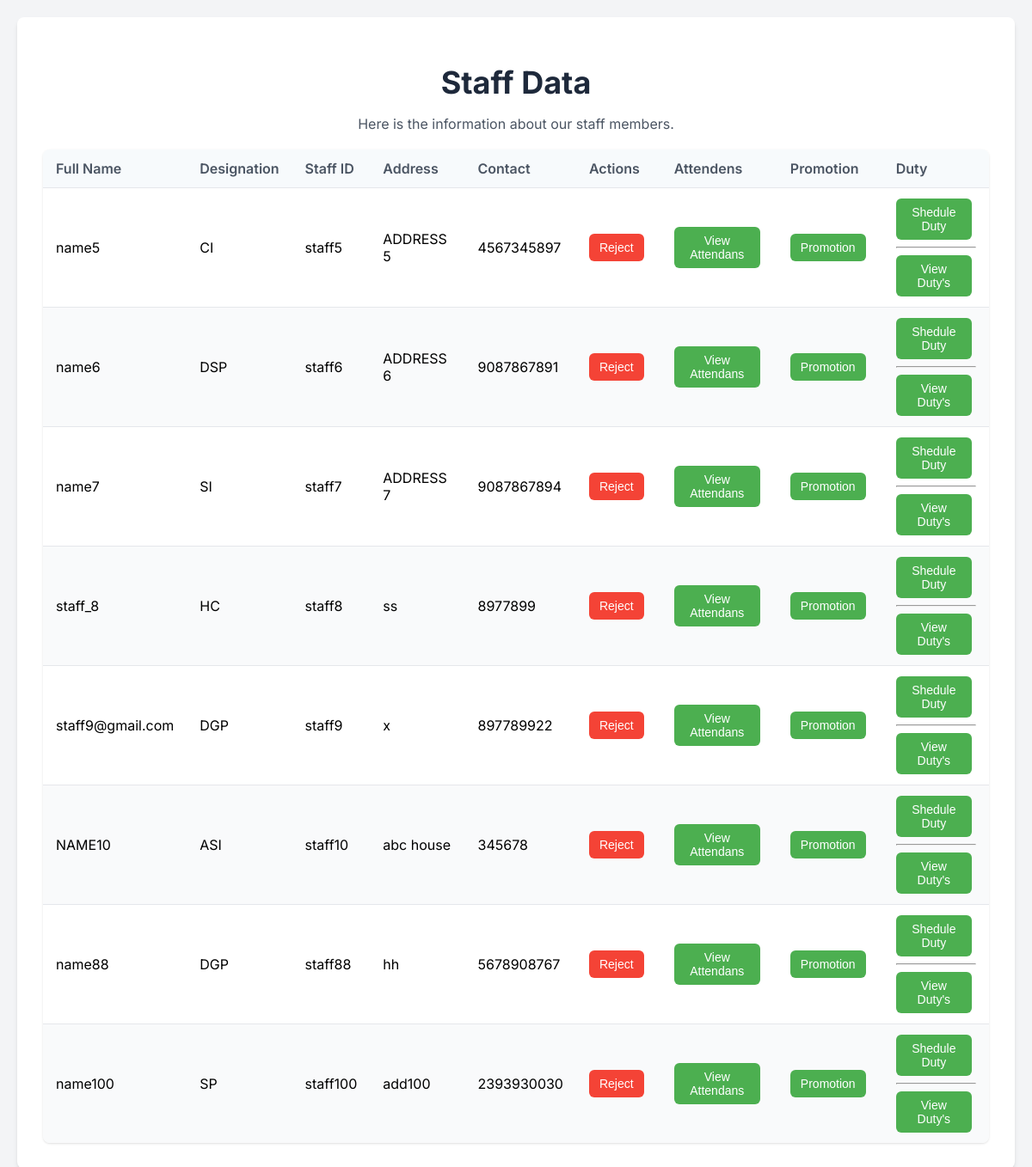
The page /view_staff/ (signed in) on the database its author committed.
### app_mini/models.py (models this page shows)
class staff(models.Model):
    DESIGNATION_CHOICE = [
        ('DGP', 'Director General of Police'),
        ('IGP', 'Inspector General of Police'),
        ('SP', 'Superintendent of Police'),
        ('DSP', 'Deputy Superintendent of Police'),
        ('CI', 'Circle Inspector'),
        ('SI', 'Sub Inspector'),
        ('ASI', 'Assistant Sub Inspector'),
        ('HC', 'Head Constable'),
        ('PC', 'Police Constable')
    ]
    staff_id = models.CharField(max_length=50, primary_key=True)
    login_id = models.ForeignKey(login, on_delete=models.CASCADE, null=True, blank=True)
    full_name = models.CharField(max_length=100)
    address = models.CharField(max_length=100)
    contact = models.CharField(max_length=50)
    designation = models.CharField(max_length=50, choices=DESIGNATION_CHOICE)
    gender = models.CharField(max_length=20)
    date_of_birth = models.CharField(max_length=20)
    station = models.ForeignKey(police_station_registration, on_delete=models.SET_NULL, null=True)

### app_mini/views.py (the view)
# urls.py: path('view_staff/', views.view_staff, name='view_staff'),
def view_staff(request):
    station_login_id = request.session.get('station_id')
    login_ins = get_object_or_404(login_table, id = station_login_id)
    station_ins = get_object_or_404(police_station_registration, login_id = login_ins)
    staff_data = staff.objects.filter(station = station_ins)
    return render(request, 'police_station/view_staff.html', {'staff_data' : staff_data})

### app_mini/templates/police_station/view_staff.html (shortened to what this page needs)
<!DOCTYPE html>
<html lang="en">
<head>
</head>
<body class="bg-gray-100 font-sans">
    <div class="staff-container">
        <header class="staff-header">
            <h1>Staff Data</h1>
            <p>Here is the information about our staff members.</p>
        </header>
        <main>
            <div class="staff-list">
                {% if staff_data %}
                <table class="staff-table">
                    <thead>
                        <tr>
                            <th>Full Name</th>
                            <th>Designation</th>
                            <th>Staff ID</th>
                            <th>Address</th>
                            <th>Contact</th>
                            <th>Actions</th>
                            <th>Attendens</th>
                            <th>Promotion</th>
                            <th>Duty</th>
                        </tr>
                    </thead>
                    <tbody>
                        {% for staff in staff_data %}
                        <tr>
                            <td>{{ staff.full_name }}</td>
                            <td>{{ staff.designation }}</td>
                            <td>{{ staff.staff_id }}</td>
                            <td>{{ staff.address }}</td>
                            <td>{{ staff.contact }}</td>
                            <td>
                                {% if staff.login_id.varification_status != "varified" %}
                                    <button><a href="../accept_staff/{{ staff.login_id.id }}">Accept</a></button>
                                {% else %}
                                    <button class="reject"><a href="../reject_staff/{{staff.login_id.id}}">Reject</a></button>
                                {% endif %}
                            </td>
                            <td>
                                <button><a href="{% url 'view_attendance_of_a_staff' staff.staff_id %}">View Attendans</a></button>
                            </td>
                            <td>
                                <button><a href="{% url 'promotion' staff.staff_id %}">Promotion</a></button>
                            </td>
                            <td>
                                <button><a href="{% url 'shedule_duty' staff.staff_id %}">Shedule Duty</a></button>
                                <hr>
                                <button><a href="../view_duty/{{ staff.staff_id }}">View Duty's</a></button>
                            </td>
                        </tr>
                        {% endfor %}
                    </tbody>
                </table>
                {% else %}
                <p class="no-staff-message">There Aren't Any Staff's</p>
                {% endif %}
            </div>
        </main>
    </div>
</body>
</html>

### app_mini/templates/police_station/view_staff.html (style rules this page uses)
body { font-family: 'Inter', sans-serif; background-color: #f3f4f6; margin: 0; padding: 20px; }
.staff-container { max-width: 100%; margin: 0 auto; background-color: #ffffff; padding: 30px; border-radius: 0.5rem; box-shadow: 0 4px 6px -1px rgba(0, 0, 0, 0.1), 0 2px 4px -2px rgba(0, 0, 0, 0.1); overflow-x: auto; }
.staff-header { text-align: center; margin-bottom: 20px; }
.staff-header h1 { font-size: 2.25rem; font-weight: 700; color: #1e293b; margin-bottom: 10px; }
.staff-header p { color: #4b5563; font-size: 1rem; }
.staff-table { min-width: 1000px; width: 100%; border-collapse: collapse; margin-top: 20px; box-shadow: 0 1px 3px 0 rgba(0, 0, 0, 0.1), 0 1px 2px -1px rgba(0, 0, 0, 0.1); border-radius: 0.5rem; overflow: hidden; }
.staff-table th, .staff-table td { padding: 12px 15px; text-align: left; border-bottom: 1px solid #e5e7eb; }
.staff-table th { background-color: #f7fafc; font-weight: 600; color: #4b5563; }
.staff-table tr:nth-child(even) { background-color: #f9fafb; }
.staff-table tr:last-child td { border-bottom: none; }
.staff-table button { background-color: #4CAF50; border: none; color: white; padding: 8px 12px; text-align: center; text-decoration: none; display: inline-block; font-size: 14px; border-radius: 0.375rem; cursor: pointer; margin-right: 5px; }
.staff-table button.reject { background-color: #f44336; }
.staff-table button a { color: white; text-decoration: none; }

### rows shown on the page
staff: full_name "name5", designation "CI", staff_id "staff5", address "ADDRESS 5", contact "4567345897"
staff: full_name "name6", designation "DSP", staff_id "staff6", address "ADDRESS 6", contact "9087867891"
staff: full_name "name7", designation "SI", staff_id "staff7", address "ADDRESS 7", contact "9087867894"
staff: full_name "staff_8", designation "HC", staff_id "staff8", address "ss", contact "8977899"
staff: full_name "staff9@gmail.com", designation "DGP", staff_id "staff9", address "x", contact "897789922"
staff: full_name "NAME10", designation "ASI", staff_id "staff10", address "abc house", contact "345678"
staff: full_name "name88", designation "DGP", staff_id "staff88", address "hh", contact "5678908767"
staff: full_name "name100", designation "SP", staff_id "staff100", address "add100", contact "2393930030"
